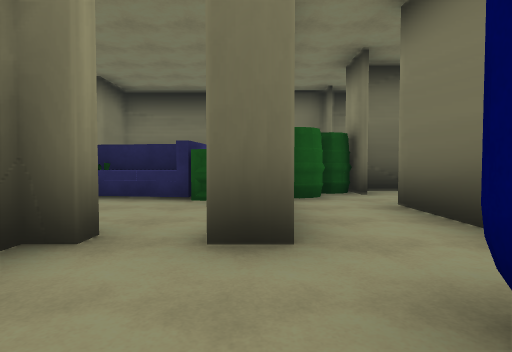
[1] (above)

17 first-person views from a walk through a scene from a Unity 3-D project. The camera is 1.2 m above the floor, tilts 2° down and sees 80° across. The floor is counted in squares, 2 m on a side. Each view is taken from the middle of a square. On the plan, view 1 faces up. The plan holds only what a view shows up to about 9 squares ahead; the rest is blank. The place goes on beyond the plan. Some surface patterns are stand-ins.

[2]
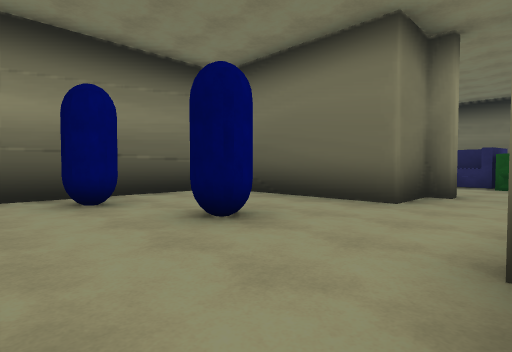

[3]
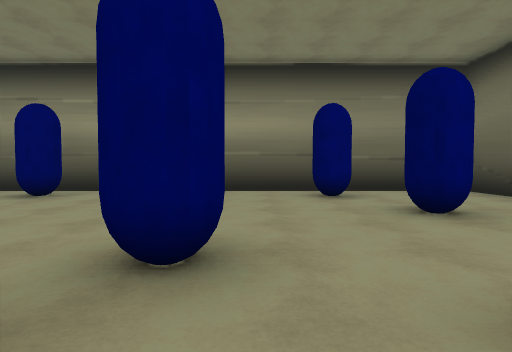

[4]
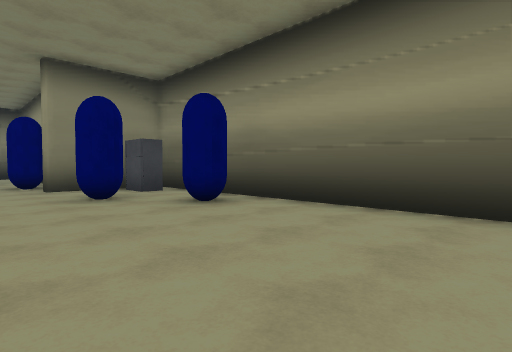

[5]
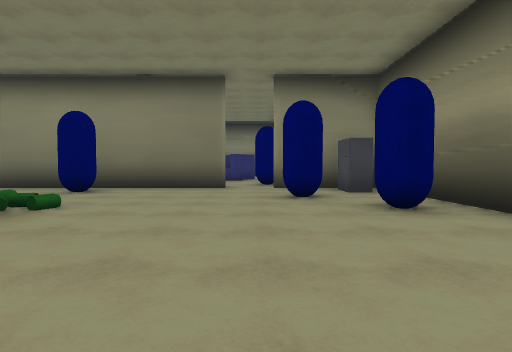

[6]
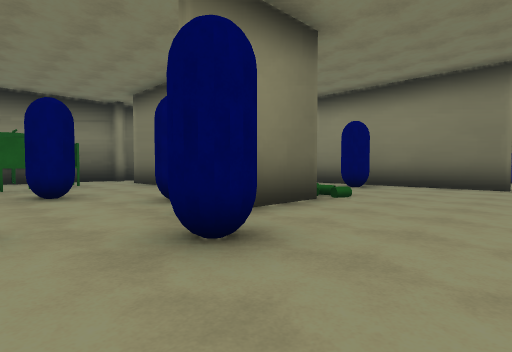

[7]
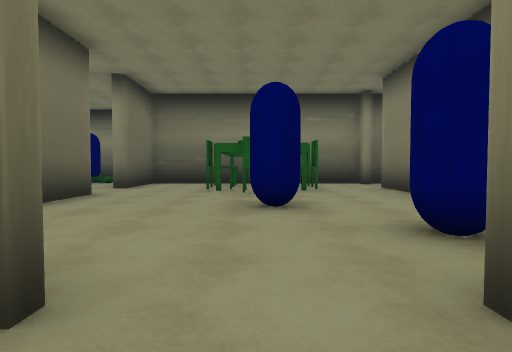

[8]
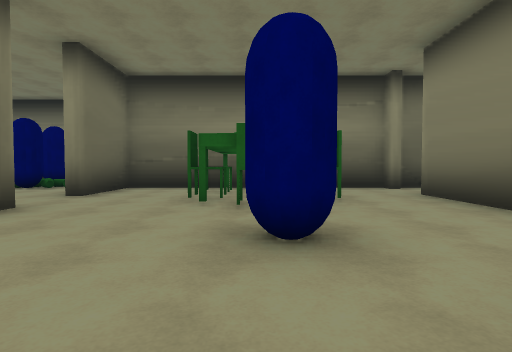

[9]
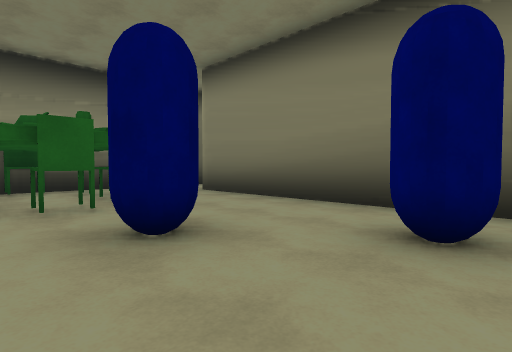

[10]
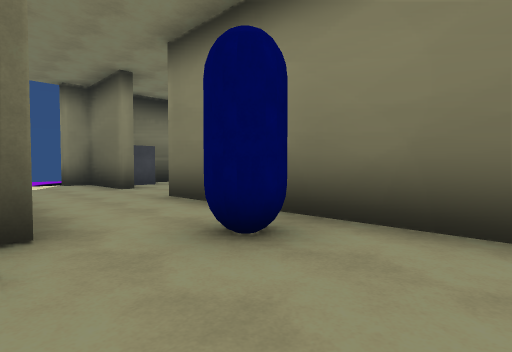

[11]
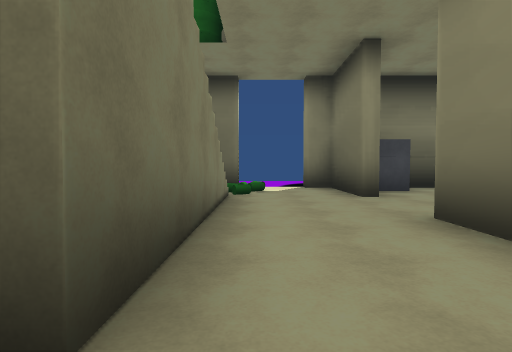

[12]
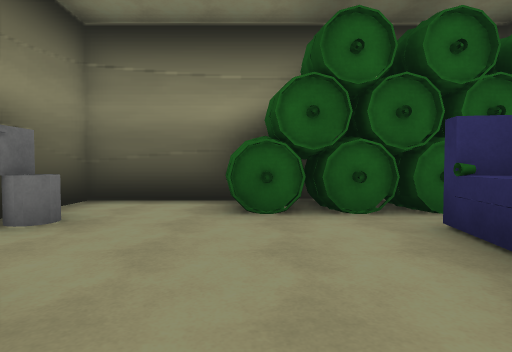

[13]
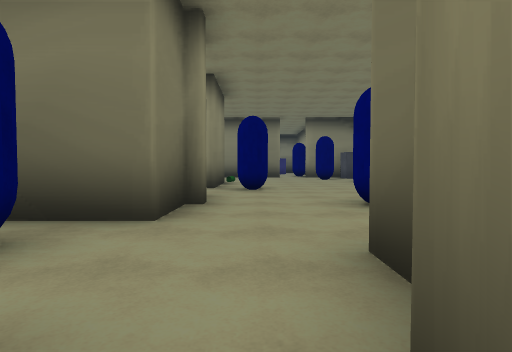

[14]
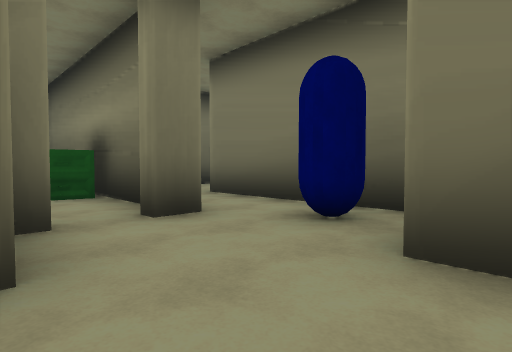

[15]
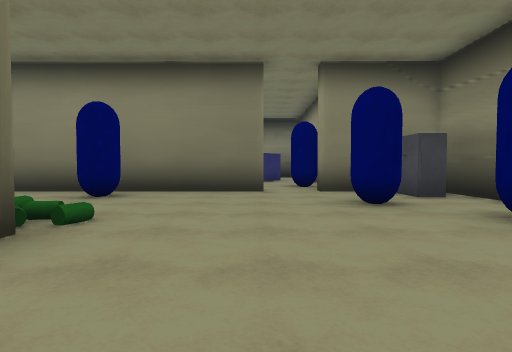

[16]
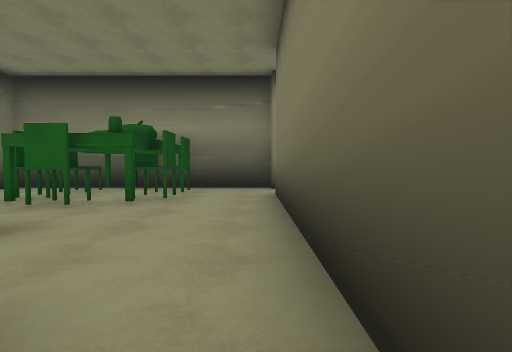

[17]
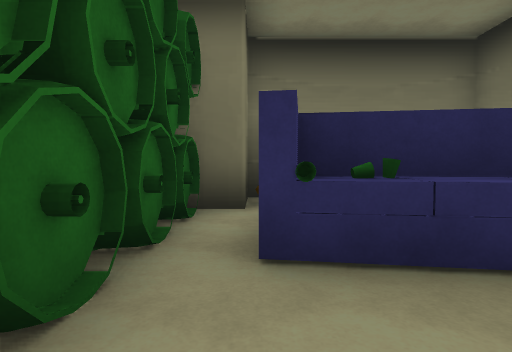

### Floor plan
Key: @ floor where view 1 was taken; # wall or solid block; x gap in a wall; . floor; / step, stairs or slope; = window, fence, low wall or low ledge; ^ raised ledge; O other object.
Columns run from 7 left of view 1 to 9 right of it. Each row starts with its distance up from view 1.
 10    #
  9    ^
  8   ##     ##
  7   #OOO  ##.
  6   #OOO###..
  5  ##....#..
  4 ###....#.#
  3 #......#.#
  2 #..O.#...#     .O
  1 ######..O#    ...
  0 #......@.#   ...
 -1 #......### ##.###
 -2 #xO.O..#........#
 -3 #.O....#.....####
 -4 #.........OOx#=##
 -5 #.....O#.....####
 -6 #......#.O......#
 -7 #......#........#
 -8 #.O....#######=.#
 -9 #.......////////#
-10 #..O...........//
-11 #.O.....O........
-12 ####.#######..###
-13     ..      ...O#
-14     O          O#
-15                 #

Positions as (right, up) in squares from view 1, and headings:
1: (0, 0), facing up
2: (0, -4), facing up-left
3: (1, -4), facing left
4: (-2, -4), facing down-left
5: (-3, -4), facing down
6: (-3, -3), facing down-right
7: (-1, -4), facing right
8: (1, -4), facing right
9: (1, -3), facing down-right
10: (-1, -9), facing down-right
11: (1, -10), facing right
12: (-1, 4), facing left
13: (-1, 3), facing down
14: (-2, -1), facing up-right
15: (-2, -5), facing down
16: (1, -7), facing right
17: (-4, 4), facing up
